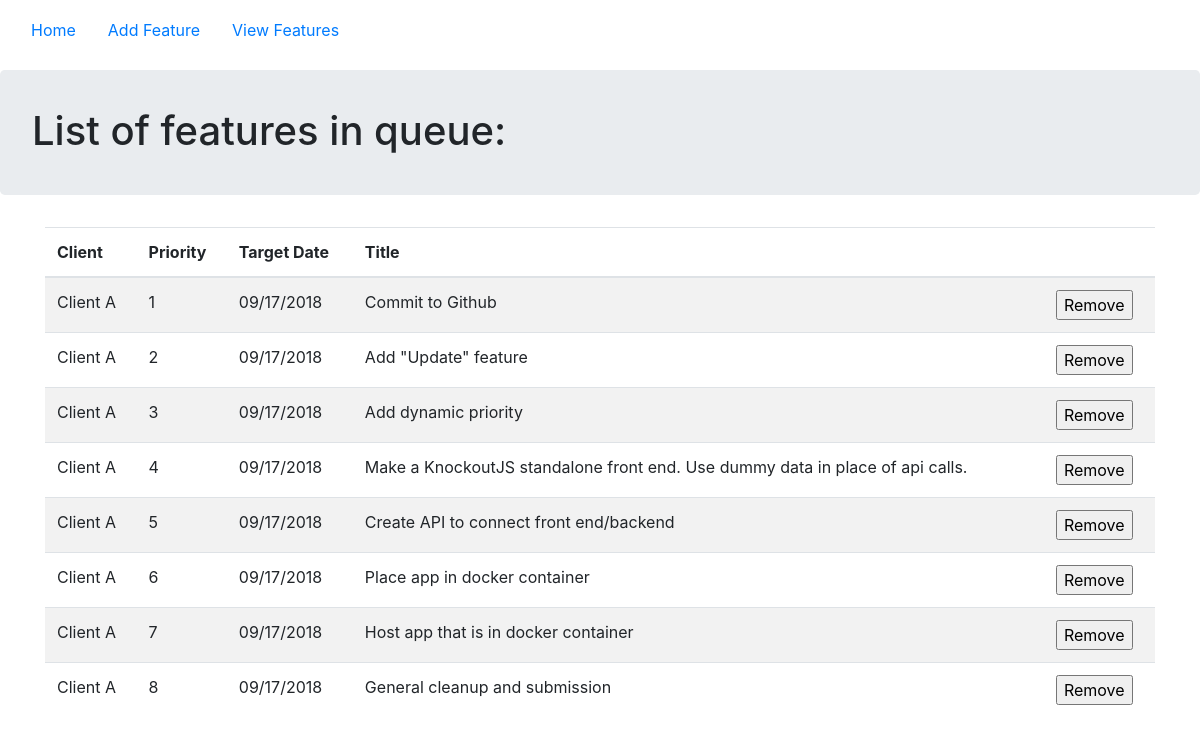
Screenshot of /view_feature with the database file from the repository.
### featurerequest/database/model.py (models this page shows, shortened)
class Feature(db.Model):
    __tablename__ = 'features'
    id = db.Column(db.Integer, primary_key = True)
    title = db.Column(db.Text)
    description = db.Column(db.Text)
    client = db.Column(db.Text)
    client_priority = db.Column(db.Integer)
    target_date = db.Column(db.Text)
    product_area = db.Column(db.Text)

### featurerequest/features/views.py (the view)
@feature_bp.route('/view_feature', methods=['GET', 'POST'])
def view_feature():
    features = db_api.queryAll()
    return render_template('view_features.html', features=features)

### featurerequest/database/api.py (called while the page is built)
def queryAll():
    return Feature.query.all()

### featurerequest/templates/view_features.html (shortened to what this page needs)
{% extends "base.html" %}
{% block content %}
<div class="jumbotron .container-fluid" style="height:125px; padding-top: 37px;">
    <h1>List of features in queue:</h1>
</div>
<div class="container" >
        <table class="table table-striped">
      <thead>
         <tr>
           <th>Client</th>
           <th>Priority</th>
           <th>Target Date</th>
           <th>Title</th>
           <th></th>
         </tr>
      </thead>
      <tbody>
            {% for feature in features %}
                <tr>
                    <td>{{feature.client}}</td>
                    <td>{{feature.client_priority}}</td>
                    <td>{{feature.target_date}}</td>
                    <td>{{feature.title}}</td>
                    <td>
                        <form action="{{url_for('feature_bp.del_feature',id=feature.id )}}" method="POST">
                            <input type="submit" value="Remove"></input>
                        </form>
                    </td>
                </tr>
            {% endfor %}
      </tbody>
    </table>
</div>
{% endblock %}

### featurerequest/templates/base.html (shortened to what this page needs)
<!DOCTYPE html>
<html>
  <head>
    <link rel="stylesheet" href="https://maxcdn.bootstrapcdn.com/bootstrap/4.0.0/css/bootstrap.min.css">
  </head>
  <body>
  <ul class="nav" style="padding-bottom:20px;padding-top:10px;padding-left:15px">
  <li class="nav-item">
    <a class="nav-link" href="{{ url_for('feature_bp.index') }}">Home</a>
  </li>
  <li class="nav-item">
    <a class="nav-link" href="{{ url_for('feature_bp.add_feature') }}">Add Feature</a>
  </li>
    <li class="nav-link"><a href="{{ url_for('feature_bp.view_feature') }}">View Features</a></li>
</ul>
  {% block content %}{% endblock %}
  </body>
</html>

### rows the page displays
Feature: client "Client A", client_priority "1", target_date "09/17/2018", title "Commit to Github"
Feature: client "Client A", client_priority "2", target_date "09/17/2018", title "Add \"Update\" feature"
Feature: client "Client A", client_priority "3", target_date "09/17/2018", title "Add dynamic priority"
Feature: client "Client A", client_priority "4", target_date "09/17/2018", title "Make a KnockoutJS standalone front end. Use dummy data in place of api calls."
Feature: client "Client A", client_priority "5", target_date "09/17/2018", title "Create API to connect front end/backend"
Feature: client "Client A", client_priority "6", target_date "09/17/2018", title "Place app in docker container"
Feature: client "Client A", client_priority "7", target_date "09/17/2018", title "Host app that is in docker container"
Feature: client "Client A", client_priority "8", target_date "09/17/2018", title "General cleanup and submission"
